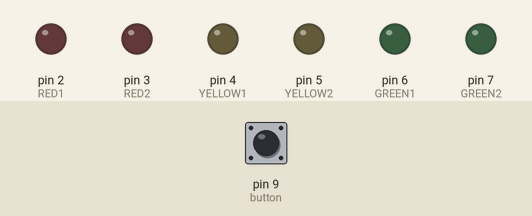
Recording of a program running on a simulated Arduino Uno, built with avr-gcc and run on an emulated ATmega328P. On the bench: output pins drawn as LEDs (lit = HIGH). The test bench sets the inputs (shaded band); at power-on: pin 9 (button) LOW.

Above: at 1.2 s.
1.3 s: pin 9 (button) pulled HIGH for 0.15 s
At 1.6 s:
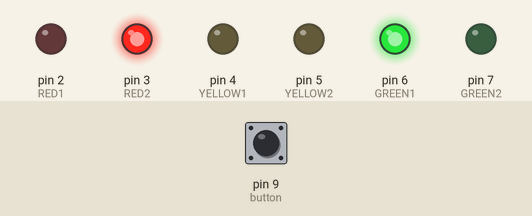
At 6.6 s:
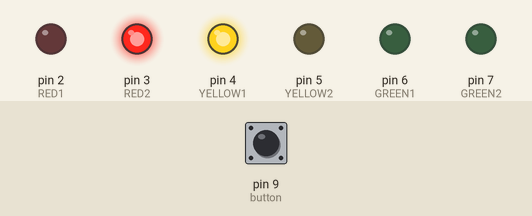
Timing chart, 0 to 16.8 s (numbered marks = the images above; inputs shaded):
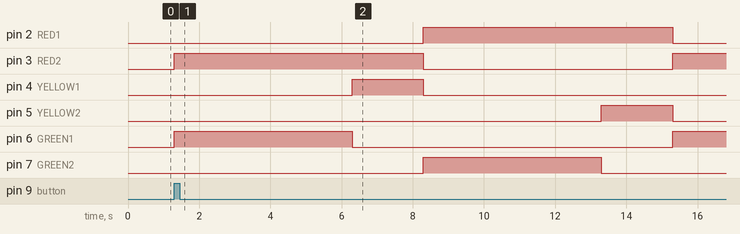

Measured:
- after the input at 1.3 s, pin 2 (RED1): LOW → HIGH after 7.0 s, → LOW 7.0 s later; pin 3 (RED2): LOW → HIGH at once, → LOW 7.0 s later, → HIGH 7.0 s later; pin 4 (YELLOW1): LOW → HIGH after 5.0 s, → LOW 2.0 s later; pin 5 (YELLOW2): LOW → HIGH after 12.0 s, → LOW 2.0 s later; pin 6 (GREEN1): LOW → HIGH at once, → LOW 5.0 s later, → HIGH 9.0 s later

The program:

main.cpp
```cpp
#include <Arduino.h>

// pinverdeling
int RED1 = 2;
int RED2 = 3;
int YELLOW1 = 4;
int YELLOW2 = 5;
int GREEN1 = 6;
int GREEN2 = 7;
int button = 9;

//timers
int DELAY_GREEN = 5000;
int DELAY_YELLOW = 2000;
int DELAY_YELLOW2 = 500;
int DELAY_RED = 5000;

// button states
boolean oldSwitchState = LOW;
boolean newSwitchState = LOW;
byte state = 0;


void setup()

{
  Serial.begin(9600);
  pinMode(GREEN1, OUTPUT);
  pinMode(YELLOW1, OUTPUT);
  pinMode(RED1, OUTPUT);
  pinMode(GREEN2, OUTPUT);
  pinMode(YELLOW2, OUTPUT);
  pinMode(RED2, OUTPUT);
  pinMode(button, INPUT);
}

void green_light()
{
  digitalWrite(GREEN1, HIGH);
  digitalWrite(YELLOW1, LOW);
  digitalWrite(RED1, LOW);
  digitalWrite(GREEN2, LOW);
  digitalWrite(YELLOW2, LOW);
  digitalWrite(RED2, HIGH);
}

void yellow_light()
{
  digitalWrite(GREEN1, LOW);
  digitalWrite(YELLOW1, HIGH);
  digitalWrite(RED1, LOW);
  digitalWrite(GREEN2, LOW);
  digitalWrite(YELLOW2, LOW);
  digitalWrite(RED2, HIGH);
}

void red_light()
{
  digitalWrite(GREEN1, LOW);
  digitalWrite(YELLOW1, LOW);
  digitalWrite(RED1, HIGH);
  digitalWrite(GREEN2, HIGH);
  digitalWrite(YELLOW2, LOW);
  digitalWrite(RED2, LOW);
}

void yellow_light2()
{
  digitalWrite(GREEN1, LOW);
  digitalWrite(YELLOW1, LOW);
  digitalWrite(RED1, HIGH);
  digitalWrite(GREEN2, LOW);
  digitalWrite(YELLOW2, HIGH);
  digitalWrite(RED2, LOW);
}

void yellow_blink()
{
  digitalWrite(YELLOW1, HIGH);
  digitalWrite(YELLOW2, HIGH);
  digitalWrite(RED1, LOW);
  digitalWrite(RED2, LOW);
  digitalWrite(GREEN1, LOW);
  digitalWrite(GREEN2, LOW);

}

void lights_off()
{
  digitalWrite(GREEN1, LOW);
  digitalWrite(YELLOW1, LOW);
  digitalWrite(RED1, LOW);
  digitalWrite(GREEN2, LOW);
  digitalWrite(YELLOW2, LOW);
  digitalWrite(RED2, LOW);
}

void loop(){
{
  newSwitchState = digitalRead(button);
  if ( newSwitchState != oldSwitchState )
  {
    // has the button switch been closed?
    if ( newSwitchState == HIGH )
    {
      // increase the value of state
      state++;
      if (state > 3) {
        state = 0;
      }
      // turn all LEDs off. Doing it this way means we do not need to care about the individual LEDs
      // simply turn them all off and then turn on the correct one.
  digitalWrite(GREEN1, LOW);
  digitalWrite(YELLOW1, LOW);
  digitalWrite(RED1, LOW);
  digitalWrite(GREEN2, LOW);
  digitalWrite(YELLOW2, LOW);
  digitalWrite(RED2, LOW);

      // Because the value of state does not change while we are testing it we don't need to use else if
      while (state == 1) {

  green_light();
  delay(DELAY_GREEN);
  yellow_light();
  delay(DELAY_YELLOW);
  red_light();
  delay(DELAY_RED);
    yellow_light2();
  delay(DELAY_YELLOW);

}
while (state == 2) {
  yellow_blink();
  delay(DELAY_YELLOW2);
  yellow_blink();
  delay(DELAY_YELLOW2);

}
while (state == 3) {
        lights_off();
      }
    }
    oldSwitchState = newSwitchState;
  }
}}
```
